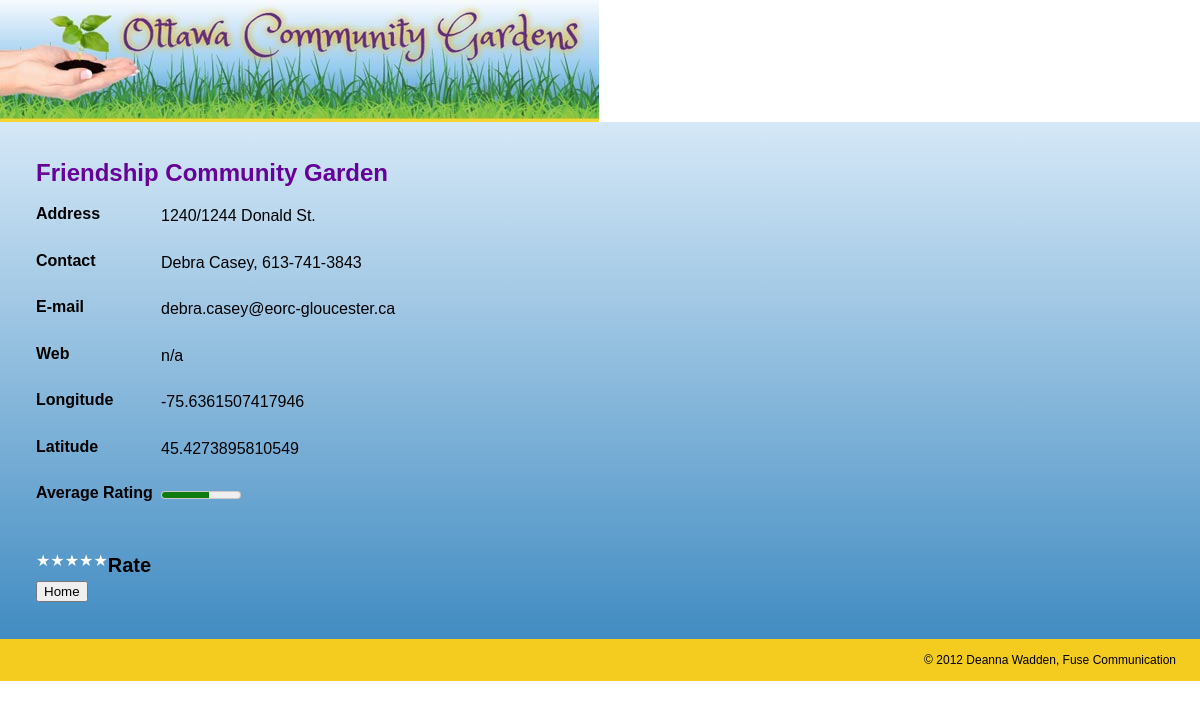
Page /single.php?id=8 on the committed database.
### tables this page shows
CREATE TABLE IF NOT EXISTS `garden_locations` (
  `id` int(11) NOT NULL AUTO_INCREMENT,
  `name` varchar(255) NOT NULL,
  `street_address` text NOT NULL,
  `longitude` double NOT NULL,
  `latitude` double NOT NULL,
  `rate_count` int(11) NOT NULL,
  `rate_total` int(11) NOT NULL,
  `contact` varchar(80) NOT NULL,
  `email` varchar(50) NOT NULL,
  `url` varchar(50) NOT NULL,
  PRIMARY KEY (`id`)
);

### single.php (the view, shortened to what this page needs)
<?php
$id = filter_input(INPUT_GET, 'id', FILTER_SANITIZE_NUMBER_INT);
require_once 'includes/db.php';
$sql = $db->prepare('
	SELECT id, name, street_address, contact, email, url, longitude, latitude,  rate_count, rate_total
	FROM garden_locations
	WHERE id = :id
');
$sql->bindValue(':id', $id, PDO::PARAM_INT);
$sql->execute();
$garden = $sql->fetch();
if ($garden['rate_count'] > 0) {
	$rating = round($garden['rate_total'] / $garden['rate_count']);
} else {
	$rating = 0;
}
$cookie = get_rate_cookie();
include_once 'includes/wrapper-top.php';
?>
<div id="single-info">
	<h1><?php echo $garden['name']; ?></h1>
	<dl>
		<dt>Address</dt><dd><?php echo $garden['street_address']; ?></dd>
		<dt>Contact</dt><dd><?php echo $garden['contact']; ?></dd>
		<dt>E-mail</dt><dd><?php echo $garden['email']; ?></dd>
		<dt>Web</dt><dd><?php echo $garden['url']; ?></dd>
		<dt>Longitude</dt><dd><?php echo $garden['longitude']; ?></dd>
		<dt>Latitude</dt><dd><?php echo $garden['latitude']; ?></dd>
		<dt>Average Rating</dt><dd><meter value="<?php echo $rating; ?>" min="0" max="5"><?php echo $rating; ?> out of 5</meter></dd>
	</dl>
	<?php if (isset($cookie[$id])) : ?>
	<h2>Your rating</h2>
	<ol class="rater rater-usable clearfix">
		<?php for ($i = 1; $i <= 5; $i++) : ?>
			<?php $class = ($i <= $cookie[$id]) ? 'is-rated' : ''; ?>
			<li class="rater-level <?php echo $class; ?>">★</li>
		<?php endfor; ?>
	</ol>
	<?php else : ?>
	<h2>Rate</h2>
	<ol class="rater rater-usable">
		<?php for ($i = 1; $i <= 5; $i++) : ?>
		<li class="rater-level"><a href="rate.php?id=<?php echo $garden['id']; ?>&rate=<?php echo $i; ?>">★</a></li>
		<?php endfor; ?>
	</ol>
	<div>
		<button id="home">Home</button>
	</div>
	<?php endif; ?>
</div>
<?php
include_once 'includes/wrapper-bottom.php';
?>

### css/public.css (style rules this page uses)
html { margin: 0; padding:0; }
body { margin: 0; padding:0; min-width: 320 px; font: normal 100%/1.5 "Trebuchet MS", Arial, Helvetica, sans-serif; }
#single-info { margin: 0; padding: 3%; width: 94%; background: #d5e8f7; background: -moz-linear-gradient(top, #d5e8f7 0%, #418cc2 100%); background: -webkit-gradient(linear, left top, left bottom, color-stop(0%,#d5e8f7), color-stop(100%,#418cc2)); background: -webkit-linear-gradient(top, #d5e8f7 0%,#418cc2 100%); background: -o-linear-gradient(top, #d5e8f7 0%,#418cc2 100%); background: -ms-linear-gradient(top, #d5e8f7 0%,#418cc2 100%); background: linear-gradient(top, #d5e8f7 0%,#418cc2 100%); filter: progid:DXImageTransform.Microsoft.gradient( startColorstr='#d5e8f7', endColorstr='#418cc2',GradientType=0 ); }
#single-info h1 { margin: 0; padding: 0; color: #660099; font: bold 1.5em/1.25 "Trebuchet MS", Arial, Helvetica, sans-serif; }
#single-info h2 { margin: 0; padding: 0; display: inline; font: bold 1.25em/1.25 "Trebuchet MS", Arial, Helvetica, sans-serif; }
#single-info ol { margin: 0; padding: 0; display: inline; }
dl { display: inline-block; width: 100%; }
dt { margin: 0; padding: 0; clear: both; width: 100%; display: block; float: left; font-weight: bold; line-height: 1.25 }
dd { margin: 0; padding-bottom: 2%; clear: right; display: inline; float: left; }
ol.rater { margin: 0; padding: 0; display: inline; list-style-type: none; }
.rater { display: inline-block; margin: 0; padding: 0; vertical-align: middle; list-style-type: none; line-height: 1; }
.rater-level { float: left; color: #fff; }
.rater-level a, .rater-level a:link, .rater-level a:visited { color: #fff; text-decoration: none }
@media screen and (min-width: 1000px) { #single-info { margin: 0; padding: 3%; width: 94%; background: #d5e8f7; background: -moz-linear-gradient(top, #d5e8f7 0%, #418cc2 100%); background: -webkit-gradient(linear, left top, left bottom, color-stop(0%,#d5e8f7), color-stop(100%,#418cc2)); background: -webkit-linear-gradient(top, #d5e8f7 0%,#418cc2 100%); background: -o-linear-gradient(top, #d5e8f7 0%,#418cc2 100%); background: -ms-linear-gradient(top, #d5e8f7 0%,#418cc2 100%); background: linear-gradient(top, #d5e8f7 0%,#418cc2 100%); filter: progid:DXImageTransform.Microsoft.gradient( startColorstr='#d5e8f7', endColorstr='#418cc2',GradientType=0 ); } }
@media screen and (min-width: 1000px) { #single-info h1 { margin: 0; padding: 0; color: #660099; font: bold 1.5em/1.25 "Trebuchet MS", Arial, Helvetica, sans-serif; } }
@media screen and (min-width: 1000px) { dl { display: inline-block; width: 100%; } }
@media screen and (min-width: 1000px) { dt { margin: 0; padding: 0; clear: both; width: 125px; display: inline; float: left; font-weight: bold; } }
@media screen and (min-width: 1000px) { dd { margin: 0; padding-bottom: 2%; clear: right; display: inline; float: left; } }

### rows in the picture
garden_locations: name "Friendship Community Garden", street_address "1240/1244 Donald St.", contact "Debra Casey, 613-741-3843", email "debra.casey@eorc-gloucester.ca", url "n/a", longitude "-75.6361507417946", latitude "45.4273895810549"
